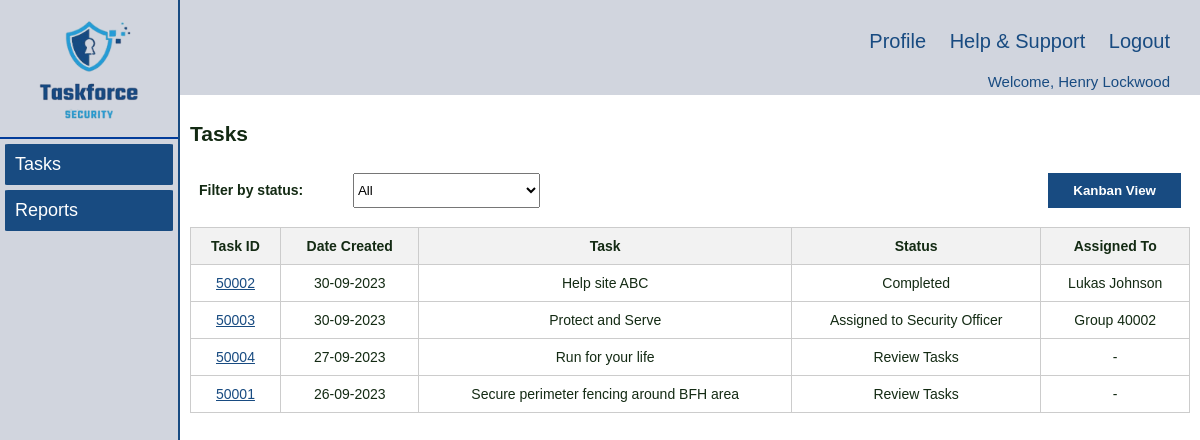
/supervisor/tasks.php (signed in), run on an earlier commit of the app's database.
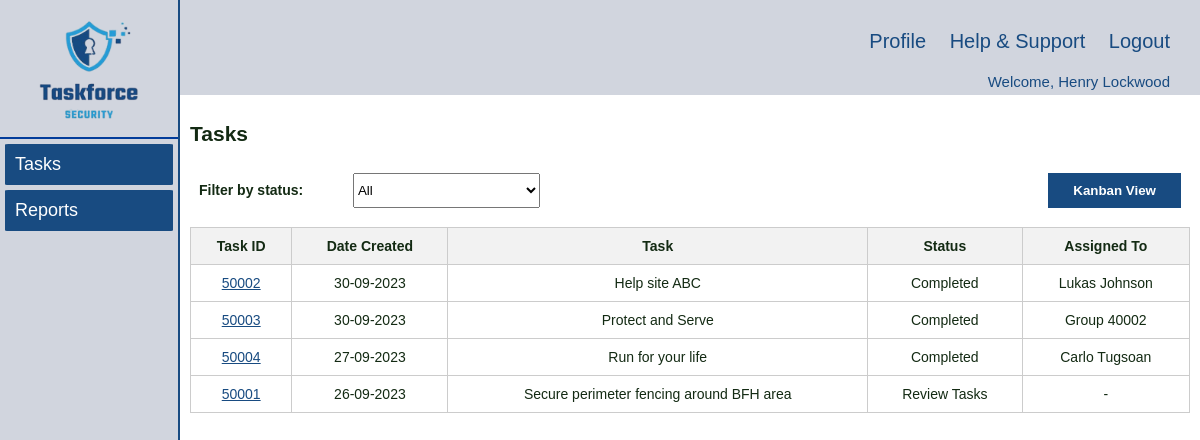
And on a later commit of the database.
### tables this page shows
CREATE TABLE `Task` (
  `taskId` int(5) NOT NULL,
  `taskName` varchar(50) NOT NULL,
  `taskDetailsCli` text NOT NULL,
  `taskDetailsDis` text DEFAULT NULL,
  `taskDetailsSup` text DEFAULT NULL,
  `dateCreated` date NOT NULL,
  `dateFrom` date NOT NULL,
  `dateTo` date NOT NULL,
  `statusDis` char(5) NOT NULL,
  `statusSup` char(5) DEFAULT NULL,
  `dispatcherId` int(5) DEFAULT NULL,
  `supervisorId` int(5) DEFAULT NULL,
  `scheduleId` int(5) DEFAULT NULL,
  `declineReason` text DEFAULT NULL,
  `timestamp` timestamp NOT NULL DEFAULT current_timestamp() ON UPDATE current_timestamp()
);

CREATE TABLE `Status` (
  `statusId` char(5) NOT NULL,
  `status` varchar(100) NOT NULL
);

CREATE TABLE `User` (
  `userId` int(5) NOT NULL,
  `fName` varchar(50) NOT NULL,
  `lName` varchar(50) NOT NULL,
  `role` varchar(20) NOT NULL,
  `dateStart` date NOT NULL,
  `password` varchar(30) NOT NULL,
  `timestamp` timestamp NOT NULL DEFAULT current_timestamp()
);

### supervisor/tasks.php (the view, shortened to what the changed rows need)
<!DOCTYPE html>
<html lang="en">
<head>
  <link rel="stylesheet" href="../styles/navigation.css" />
  <link rel="stylesheet" href="../styles/style.css" />
</head>
<body>
  <div class="wrapper">
    <div class="right_content">
        <?php
        $loginUserId = $_SESSION['loginUserId'];
        ?>
      <div class="main_content">
        <h2>Tasks</h2>
        <form>
        <?php
          require_once "../inc/dbconn.inc.php";
          $sql = "SELECT T.taskId, T.dateCreated, T.taskName, T.scheduleId, S.status
                  FROM Task T JOIN Status S ON T.statusSup = S.statusId
                  WHERE T.statusSup IN ('SUP01','SUP02','SUP03','SUP04') AND T.supervisorId = $loginUserId
                  ORDER BY T.dateCreated DESC";
          $tasks = [];
          if ($result = mysqli_query($conn, $sql)) {
            if (mysqli_num_rows($result) > 0) {
              while ($row = mysqli_fetch_assoc($result)) {
                $tasks[] = $row;
              }
            }
          }
        ?>
          <div class="ListView">
            <table id="tasktable">
              <thead>
                <tr>
                  <th>Task ID</th>
                  <th>Date Created</th>
                  <th>Task</th>
                  <th>Status</th>
                  <th>Assigned To</th>
                </tr>
              </thead>
              <tbody id="TaskTableBody">
                <?php
                foreach ($tasks as $task) :
                  $sql = "SELECT U.userId, U.fName, U.lName
                        FROM User U
                        JOIN User_Schedule US ON U.userId = US.userId
                        JOIN Task T ON US.scheduleId = T.scheduleId
                        WHERE T.scheduleId = ?";
                    $statement = mysqli_stmt_init($conn);
                    $users = [];
                    if (mysqli_stmt_prepare($statement, $sql)) {
                        mysqli_stmt_bind_param($statement, 'i', $task['scheduleId']);
                        if (mysqli_stmt_execute($statement)) {
                            $result = mysqli_stmt_get_result($statement);
                            while ($row = mysqli_fetch_assoc($result)) {
                                $users[] = $row;
                            }
                        }
                    }
                ?>
                  <tr>
                      <td>
                          <a href="javascript:void(0);" onclick="redirectToTasksSoPage('<?php echo $task['taskId']; ?>', '<?php echo $task['dateCreated']; ?>',
                              '<?php echo $task['taskName']; ?>', '<?php echo $task['status']; ?>')">
                              <?php echo (isset($task['taskId']) ? htmlspecialchars($task['taskId']) : ''); ?>
                          </a>
                      </td>
                      <td>
                      <?php
                        if (isset($task['dateCreated'])) {
                            $dateCreated = date('d-m-Y', strtotime($task['dateCreated']));
                            echo htmlspecialchars($dateCreated);
                        } else {
                            echo '';
                        }
                        ?>
                      </td>
                      <td><?php echo (isset($task['taskName']) ? htmlspecialchars($task['taskName']) : ''); ?></td>
                      <td><?php echo (isset($task['status']) ? htmlspecialchars($task['status']) : ''); ?></td>
                      <?php
                      if(count($users) > 1) {
                      ?>
                        <td><?php echo (isset($task['scheduleId']) ? 'Group ' . htmlspecialchars($task['scheduleId']) : '-'); ?></td>
                      <?php
                      } else {
                        $user = $users[0];
                      ?>
                        <td><?php echo (isset($user['fName']) && isset($user['fName']) ? htmlspecialchars($user['fName']) . ' ' . htmlspecialchars($user['lName']) : '-'); ?></td>
                      <?php
                      }
                      ?>
                  </tr>
                <?php endforeach;
                ?>
              </tbody>
            </table>
          </div>
        </form>
      </div>
    </div>
  </div>
</body>
</html>

What changed in the data, as far as the page shows it:
changed task "Protect and Serve": status.status "Assigned to Security Officer" → "Completed"
changed task "Run for your life": status.status "Review Tasks" → "Completed"; user.fName (not shown) → "Carlo"; user.lName (not shown) → "Tugsoan"; no longer shows "-"
